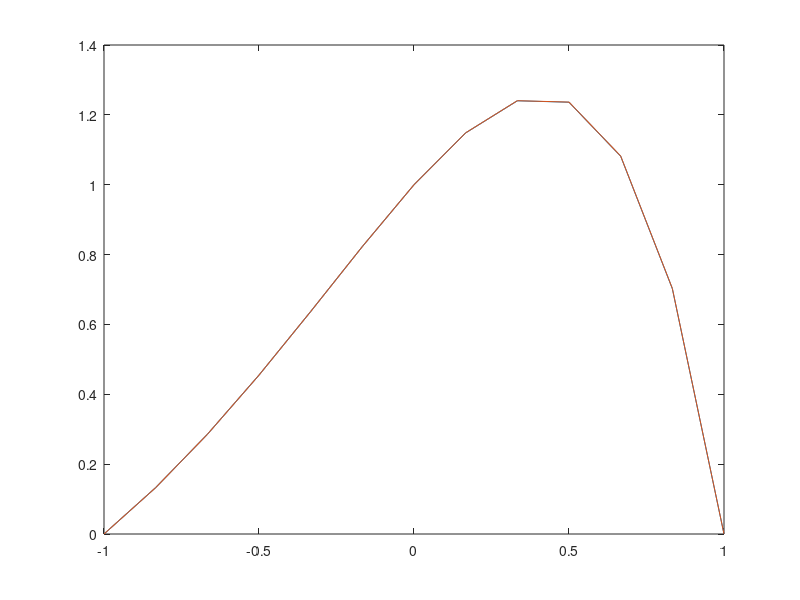

Recreate this plot in MATLAB.
%Solution to Ass 3 A2
N=12;

% Changed to the interval [-1, 1] from the notes 
h = 2/N;%2*pi/N;
h
x= (0:N)*h - 1;
x
ue = @(x) (1-x.^2).*exp(x);
f = @(x) (4.*x + 2).*exp(x);

%setup matrix A
A = zeros(N-1,N-1);

for i = 1:N-1
            if i+1 <= N-1
                A(i, i+1) = -16/(12*h^2);
            end
            
            A(i, i) = 30/(12*h^2) + 1;
            
            if i-1 <= N-1 && i-1 > 0
                A(i, i-1) = -16/(12*h^2) ;
            end
            
            if i +2 <= N-1
                   A(i, i+2) = 1/(12*h^2);
            end
            
            if i-2 <= N-1 && i-2 > 0             
                A(i, i-2) = 1/(12*h^2);
            end
end


A(1,1) = (10/(6*h^2) + 1); %2/(h^2) + 1;
A(1,2) = -1/ (2*h^2); %-1/h^2;
A(1,3) = -1/(3*h^2); %0;
A(1,4) = 1/(12*h^2);

A(N-1,N-1) = (10/(6*h^2) + 1); %2/(h^2) + 1;
A(N-1,N-2) = -1/ (2*h^2); %-1/h^2;
A(N-1,N-3) = -1/(3*h^2); %0;
A(N-1,N-4) = 1/(12*h^2);

% A(N-1,N-1) = 2/(h^2) + 1;
% A(N-1, N-2) = -1/h^2;
% A(N-1, N-3) = 0;

% A(N-2, N-2) = 1/(12*h^2);
A
X = x
X(1) = [];%x(1) - h
X(N) = [];%x(N+1) + h
% X(N-1) = []
X
% 
b = f(X);
% % b'
% 
U = A\b';

% X = [-1 X]
U = [0 U']
U = [U 0]
% 
plot(x, U, x, ue(x))
% 
% % ue(x)
maxerr = max(abs(U-ue(x)))




